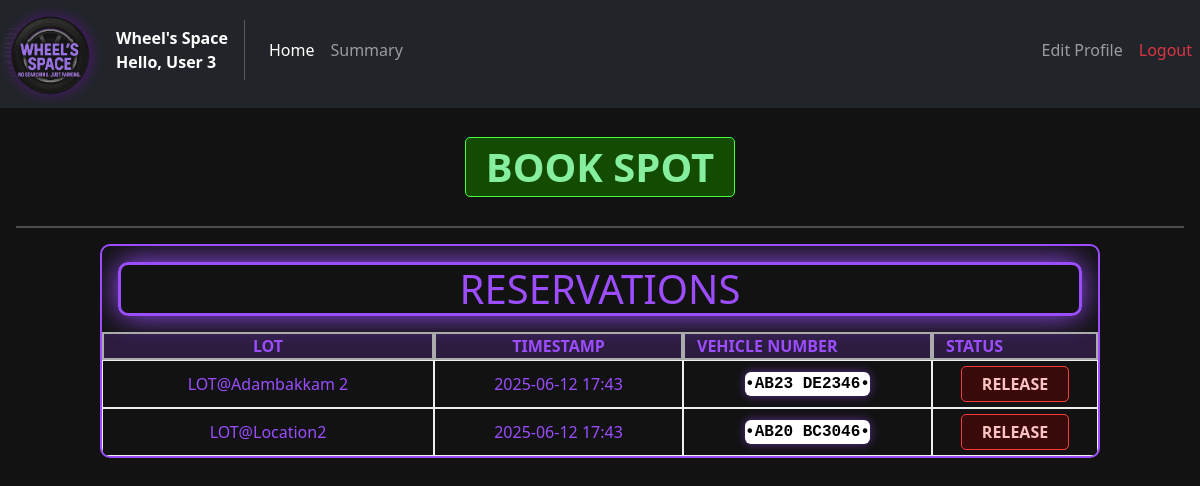
The page /home/4 on the database as committed earlier.
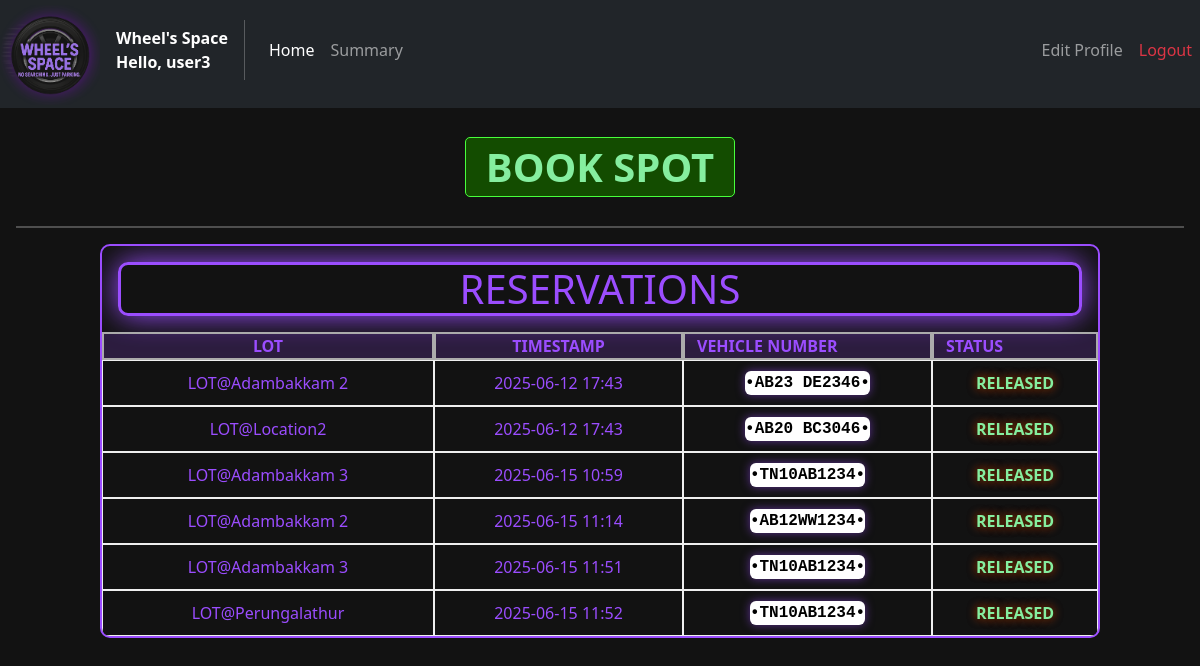
The same page on the database as committed later.
### models/Users.py (models this page shows)
class Users(db.Model):
    __tablename__ = "Users"
    user_id = db.Column(db.Integer, primary_key = True)
    email   = db.Column(db.String(64), unique = True, nullable=False)
    passw   = db.Column(db.String(32), nullable = False)
    name    = db.Column(db.String(64), nullable = False)
    address = db.Column(db.Text, nullable = False)
    pincode = db.Column(db.Integer,nullable = False)
    reserved = db.relationship("Reservations",back_populates = "user")

### models/Reservations.py (models this page shows)
class Reservations(db.Model):
    __tablename__ = "Reservations"
    reservation_id = db.Column(db.Integer, primary_key = True)
    spot_id = db.Column(db.Integer, db.ForeignKey("Spots.spot_id"), nullable=True)
    user_id = db.Column(db.Integer, db.ForeignKey("Users.user_id"))
    parking_timestamp = db.Column(db.DateTime, nullable = False)
    leaving_timestamp = db.Column(db.DateTime)
    price_per_hour = db.Column(db.Numeric(10, 2), nullable=False)
    vehicle_number = db.Column(db.String(11), nullable=False)
    spot = db.relationship("Spots", back_populates = "reservation")
    user = db.relationship("Users", back_populates = "reserved")

### models/Lots.py (models this page shows)
class Lots(db.Model):
    __tablename__ = "Lots"
    lot_id   = db.Column(db.Integer, primary_key=True)
    location = db.Column(db.String(30), unique = True, nullable=False)
    price    = db.Column(db.Numeric(10, 2), nullable=False)
    address  = db.Column(db.String(100), nullable = False)
    pincode  = db.Column(db.Integer, nullable=False)
    max_spots= db.Column(db.Integer, nullable=False)
    spots    = db.relationship("Spots",back_populates = "lot")

### controllers/user_routes.py (the view)
@user_routes.route("/home/<int:user_id>")
def home(user_id):
    user = Users.query.filter_by(user_id = user_id).first()
    raw_sql =  text(f"""SELECT
                            spots.spot_id,
                            lots.location,
                            reservations.vehicle_number,
                            reservations.parking_timestamp,
                            reservations.leaving_timestamp
                        FROM reservations
                        LEFT OUTER JOIN spots ON (reservations.spot_id = spots.spot_id)
                        JOIN lots ON (spots.lot_id=lots.lot_id)
                        JOIN users ON (users.user_id = reservations.user_id)
                        WHERE users.user_id = {user_id};""")
    res = db.session.execute(raw_sql).all()
    i=len(res)-1
    ind = i
    while i>=0:
        if res[ind].leaving_timestamp==None:
            res.insert(0,res.pop(ind))
            ind+=1
        i-=1
        ind-=1
    return render_template("user_login.html", user = user, reservations = res)

### templates/user_login.html (shortened to what this page needs)
<!DOCTYPE html>
<html lang="en">
<head>
    <link href="https://cdn.jsdelivr.net/npm/bootstrap@5.2.3/dist/css/bootstrap.min.css" rel="stylesheet"
>
    <link rel="stylesheet" href="{{ url_for('static', filename='css/General_style.css') }}">
    <link rel="stylesheet" href="{{ url_for('static', filename='css/User_style.css') }}">
</head>
<body>
    <nav class="navbar navbar-expand-lg navbar-dark bg-dark my-nav-bar">
        <div class="navbar-brand logo">
            <img src="{{ url_for('static', filename='images/logo.png' )}}" alt="LOGO" id="logo" class="img-fluid mb-5">
        </div>
        <div>
            <div class="fw-bold text-white">Wheel's Space</div>
            <div class="fw-bold text-white"> Hello, {{user.name}}</div>
        </div>
        <div class="collapse navbar-collapse" id="navbarelements">
            <ul class="navbar-nav me-auto">
                <li class="nav-item">
                    <a href="#" class="nav-link my-nav-link active">Home</a>
                </li>
                <li class="nav-item">
                    <a href="{{url_for('user_routes.summary', user_id = user.user_id)}}" class="nav-link my-nav-link">Summary</a>
                </li>
            </ul>
            <ul class="navbar-nav">
                 <li class="nav-item">
                    <a href="{{url_for('user_routes.useredit', user_id = user.user_id)}}" class="nav-link my-nav-link">Edit Profile</a>
                </li>
                <li class="nav-item">
                    <a href="{{url_for('auth_rbac.logout')}}" class="nav-link my-nav-link text-danger">Logout</a>
                </li>
            </ul>
        </div>
    </nav>
    <div class="container justify-content-center d-flex my-4">
        <a href="{{url_for('user_routes.bookspot', user_id = user.user_id)}}" class="add-btn user-btn h1">BOOK SPOT</a>
    </div>
    <hr class="mx-3" style="height: 2px; background-color: white; border: none;">
    <div class="container my-3 user-box">
        <div class="row">
            <span class="my-title h1 m-3 col text-center">RESERVATIONS</span>
        </div>
        <div class="row mb-1 mb-lg-0">
            <div class="table-heading col-6 col-md-5 col-lg-4">LOT</div>
            <div class="table-heading col-6 col-md-3 col-lg-3">TIMESTAMP</div>
            <div class="table-heading d-none d-md-block col-md-4 col-lg-3">VEHICLE NUMBER</div>
            <div class="table-heading d-none d-lg-block col-lg-2">STATUS</div>
        </div>
        {% for res in reservations %}
        <div class="row mb-1 mb-lg-0">
            <div class="table-element col-6 col-md-5 col-lg-4">LOT@{{res.location}}</div>
            <div class="table-element col-6 col-md-3">{{res.parking_timestamp[:-10]}}</div>
            <div class="table-element col-6 col-md-4 col-lg-3">
                <div class="d-flex license-plate justify-content-center">
                    <span>{{res.vehicle_number}}</span>
                </div>
            </div>
            <div class="table-element col-6 col-md-12 col-lg-2">
                {% if res.leaving_timestamp==None %}
                    <a href="{{url_for('user_routes.releasespot', user_id = user.user_id, spot_id = res.spot_id)}}" class="user-btn del-btn">RELEASE</a>
                {% else %}
                    <span class="user-green-span">RELEASED</span>
                {% endif %}
            </div>
        </div>
        {% endfor %}
    </div>
</body>
</html>

Rows that differ between the two databases and show on the page:
changed Users: name "User 3" → "user3"
changed Reservations "AB23 DE2346": now shows "RELEASED"; no longer shows "RELEASE"
changed Reservations "AB20 BC3046": now shows "RELEASED"; no longer shows "RELEASE"
added Reservations: location "Adambakkam 3", parking_timestamp "2025-06-15 10:59", vehicle_number "TN10AB1234", shows "RELEASED"
added Reservations: location "Adambakkam 2", parking_timestamp "2025-06-15 11:14", vehicle_number "AB12WW1234", shows "RELEASED"
added Reservations: location "Adambakkam 3", parking_timestamp "2025-06-15 11:51", vehicle_number "TN10AB1234", shows "RELEASED"
added Reservations: location "Perungalathur", parking_timestamp "2025-06-15 11:52", vehicle_number "TN10AB1234", shows "RELEASED"
